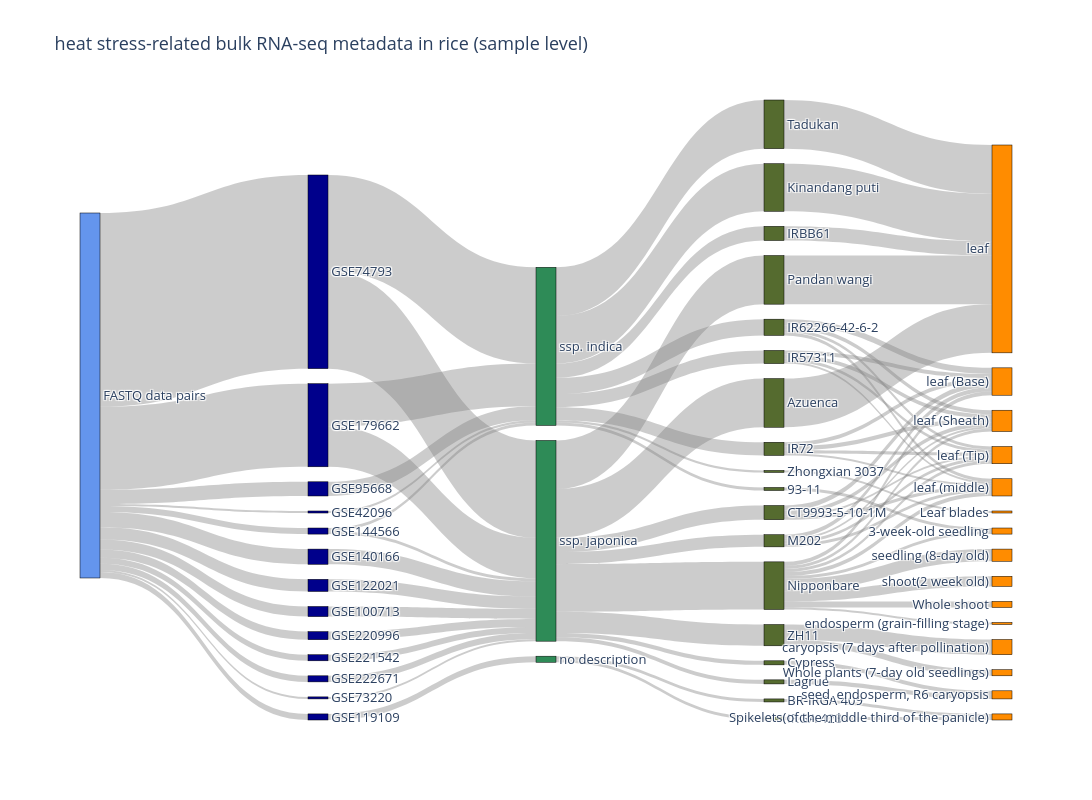

Write notebook code for a chart like this one.
### Code cell
config = {
  'toImageButtonOptions': {
    'format': 'png', # png, svg, jpeg, webpから選択
    'filename': 'custom_image',
    'height': 1000,
    'width': 1900,
    'scale': 3 # 解像度を3倍にする (この値を大きくすると高解像度になります)
  }
}

my_colors = {
    "data type": "cornflowerblue",
    "GEO Accession": "darkblue",
    "Sub-species": "seagreen",
    "Cultivar": "darkolivegreen",
    "Tissue": "darkorange"
    # "Genotype": "darkmagenta"
}

sankey_fig1 = create_sankey_from_polars(
    rice_meta_data,
    ["data type", "GEO Accession", "Sub-species", "Cultivar", "Tissue"],
    "heat stress-related bulk RNA-seq metadata in rice (sample level)",
    column_color_map=my_colors,
    node_align="right",
    width=1900,
    height=800
)
sankey_fig1.show(config=config)

### Figure 1 — Plotly figure (JSON) as saved in the notebook; plotly's stock layout.template omitted (floating-point values rounded to 4 significant figures)
{"data": [{"link": {"color": "rgba(128, 128, 128, 0.4)", "source": [0, 0, 0, 0, 0, 0, 0, 0, 0, 0, 0, 0, 0, 5, 4, 8, 3, 7, 1, 11, 6, 6, 9, 1, 10, 12, 13, 2, 7, 16, 15, 15, 15, 14, 16, 14, 14, 14, 15, 15, 15, 14, 14, 15, 14, 14, 15, 29, 33, 18, 23, 23, 20, 21, 28, 25, 27, 30, 29, 18, 30, 20, 23, 19, 17, 18, 28, 18, 30, 29, 27, 18, 27, 24, 18, 23, 34, 29, 22, 32, 18, 30, 20, 18, 18, 31, 20, 26, 27], "target": [1, 2, 3, 4, 5, 6, 7, 8, 9, 10, 11, 12, 13, 14, 15, 15, 15, 15, 15, 15, 15, 14, 14, 14, 16, 15, 15, 15, 14, 17, 18, 19, 20, 21, 22, 23, 24, 25, 26, 27, 28, 29, 30, 31, 32, 33, 34, 35, 36, 37, 38, 35, 38, 39, 40, 41, 42, 35, 38, 43, 38, 44, 42, 45, 46, 35, 47, 41, 44, 42, 35, 44, 44, 39, 38, 44, 45, 44, 46, 39, 48, 42, 35, 42, 49, 39, 42, 39, 38], "value": [191, 8, 6, 12, 14, 6, 82, 15, 2, 6, 2, 6, 10, 14, 12, 15, 6, 40, 96, 2, 3, 3, 2, 95, 6, 6, 10, 8, 42, 3, 47, 4, 14, 14, 3, 16, 48, 3, 48, 12, 21, 13, 13, 48, 47, 2, 4, 2, 2, 10, 4, 3, 4, 14, 6, 3, 3, 2, 4, 6, 4, 5, 3, 4, 3, 4, 15, 3, 4, 3, 3, 4, 4, 48, 3, 6, 4, 4, 3, 47, 2, 3, 3, 3, 12, 48, 2, 48, 2]}, "node": {"align": "right", "color": ["cornflowerblue", "darkblue", "darkblue", "darkblue", "darkblue", "darkblue", "darkblue", "darkblue", "darkblue", "darkblue", "darkblue", "darkblue", "darkblue", "darkblue", "seagreen", "seagreen", "seagreen", "darkolivegreen", "darkolivegreen", "darkolivegreen", "darkolivegreen", "darkolivegreen", "darkolivegreen", "darkolivegreen", "darkolivegreen", "darkolivegreen", "darkolivegreen", "darkolivegreen", "darkolivegreen", "darkolivegreen", "darkolivegreen", "darkolivegreen", "darkolivegreen", "darkolivegreen", "darkolivegreen", "darkorange", "darkorange", "darkorange", "darkorange", "darkorange", "darkorange", "darkorange", "darkorange", "darkorange", "darkorange", "darkorange", "darkorange", "darkorange", "darkorange", "darkorange"], "label": ["FASTQ data pairs", "GSE74793", "GSE220996", "GSE221542", "GSE122021", "GSE95668", "GSE144566", "GSE179662", "GSE140166", "GSE42096", "GSE119109", "GSE73220", "GSE222671", "GSE100713", "ssp. indica", "ssp. japonica", "no description", "BR-IRGA 409", "Nipponbare", "Cypress", "CT9993-5-10-1M", "IRBB61", "IRGA 428", "IR62266-42-6-2", "Tadukan", "93-11", "Pandan wangi", "M202", "ZH11", "IR57311", "IR72", "Azuenca", "Kinandang puti", "Zhongxian 3037", "Lagrue", "leaf (middle)", "Leaf blades", "shoot(2 week old)", "leaf (Sheath)", "leaf", "Whole plants (7-day old seedlings)", "3-week-old seedling", "leaf (Tip)", "Whole shoot", "leaf (Base)", "seed, endosperm, R6 caryopsis", "Spikelets(of the middle third of the panicle)", "caryopsis (7 days after pollination)", "endosperm (grain-filling stage)", "seedling (8-day old)"], "line": {"color": "black", "width": 0.5}, "pad": 15, "thickness": 20}, "type": "sankey"}], "layout": {"font": {"size": 13}, "height": 800, "title": {"text": "heat stress-related bulk RNA-seq metadata in rice (sample level)"}, "width": 1900}}
